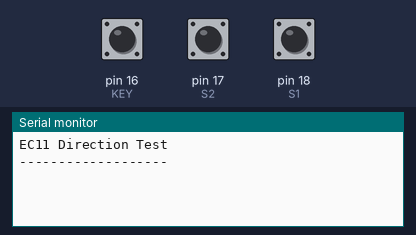
A sketch run on a simulated Arduino Uno, built with avr-gcc and run on an emulated ATmega328P. On the bench: the last lines printed to the serial monitor. The test bench sets the inputs (shaded band); at power-on: pin 16 (KEY) HIGH, pin 17 (S2) HIGH, pin 18 (S1) HIGH.

Above: at 1.2 s.
1.3 s: pin 16 (KEY) pulled LOW for 0.15 s
At 2.5 s:
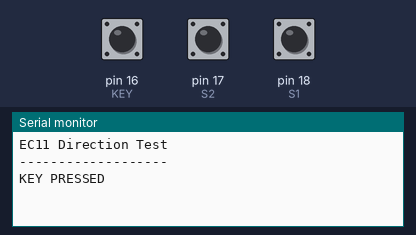
2.9 s: pin 17 (S2) pulled LOW for 0.15 s
At 4.2 s:
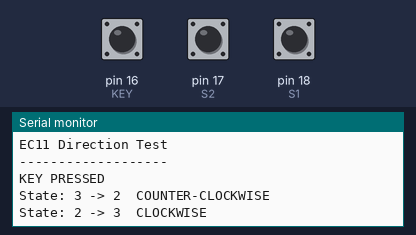
4.5 s: pin 18 (S1) pulled LOW for 0.15 s
At 5.8 s:
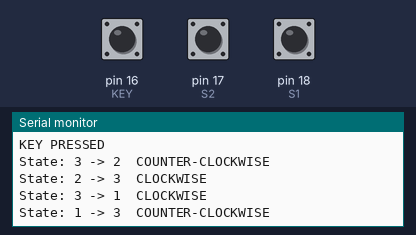
6.1 s: pin 17 (S2) driven LOW and pin 18 (S1) driven LOW
At 7.3 s:
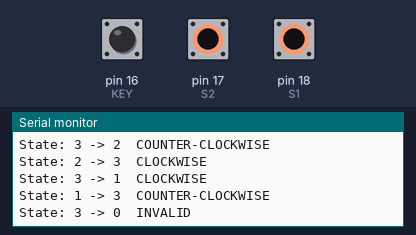
7.6 s: pin 17 (S2) driven HIGH
At 8.6 s:
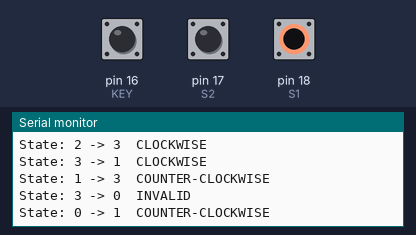
9.1 s: pin 17 (S2) driven LOW
At 9.7 s:
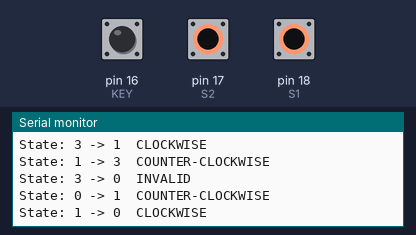

Measured:
- after the input at 1.3 s, the serial monitor: prints a new line at once (image 1)
- after the input at 2.9 s, the serial monitor: prints a new line at once (image 2)
- after the input at 4.5 s, the serial monitor: prints a new line at once (image 3)
- after the input at 6.1 s, the serial monitor: prints a new line at once (image 4)
- after the input at 7.6 s, the serial monitor: prints a new line at once (image 5)
- after the input at 9.1 s, the serial monitor: prints a new line at once (image 6)

The sketch:

encoder_tester.ino
```cpp
const int S1 = 18;
const int S2 = 17;
const int KEY = 16;

int lastState;

void setup() {

  Serial.begin(115200);

  pinMode(S1, INPUT_PULLUP);
  pinMode(S2, INPUT_PULLUP);
  pinMode(KEY, INPUT_PULLUP);

  int s1 = digitalRead(S1);
  int s2 = digitalRead(S2);

  lastState = (s1 << 1) | s2;

  Serial.println("EC11 Direction Test");
  Serial.println("-------------------");
}

void loop() {

  int s1 = digitalRead(S1);
  int s2 = digitalRead(S2);

  int currentState = (s1 << 1) | s2;

  if (currentState != lastState) {

    Serial.print("State: ");
    Serial.print(lastState);
    Serial.print(" -> ");
    Serial.print(currentState);

    if (
      (lastState == 0 && currentState == 2) ||
      (lastState == 2 && currentState == 3) ||
      (lastState == 3 && currentState == 1) ||
      (lastState == 1 && currentState == 0)
    ) {
      Serial.println("  CLOCKWISE");
    }

    else if (
      (lastState == 0 && currentState == 1) ||
      (lastState == 1 && currentState == 3) ||
      (lastState == 3 && currentState == 2) ||
      (lastState == 2 && currentState == 0)
    ) {
      Serial.println("  COUNTER-CLOCKWISE");
    }

    else {
      Serial.println("  INVALID");
    }

    lastState = currentState;
  }

  // Check push button separately
  if (digitalRead(KEY) == LOW) {
    Serial.println("KEY PRESSED");
    delay(200);
  }
}
```
